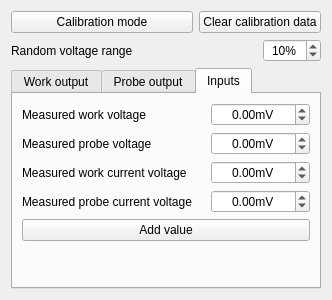
<?xml version="1.0" encoding="UTF-8"?>
<ui version="4.0">
 <class>CalibrationWnd</class>
 <widget class="QWidget" name="CalibrationWnd">
  <property name="geometry">
   <rect>
    <x>0</x>
    <y>0</y>
    <width>332</width>
    <height>300</height>
   </rect>
  </property>
  <property name="windowTitle">
   <string>Calibration</string>
  </property>
  <property name="locale">
   <locale language="C" country="AnyCountry"/>
  </property>
  <layout class="QVBoxLayout" name="verticalLayout_4">
   <item>
    <layout class="QHBoxLayout" name="horizontalLayout_2" stretch="2,0">
     <item>
      <widget class="QPushButton" name="mode">
       <property name="text">
        <string>Calibration mode</string>
       </property>
       <property name="checkable">
        <bool>true</bool>
       </property>
      </widget>
     </item>
     <item>
      <widget class="QPushButton" name="clear">
       <property name="text">
        <string>Clear calibration data</string>
       </property>
      </widget>
     </item>
    </layout>
   </item>
   <item>
    <layout class="QHBoxLayout" name="horizontalLayout">
     <item>
      <widget class="QLabel" name="label">
       <property name="text">
        <string>Random voltage range</string>
       </property>
      </widget>
     </item>
     <item>
      <spacer name="horizontalSpacer_7">
       <property name="orientation">
        <enum>Qt::Horizontal</enum>
       </property>
       <property name="sizeHint" stdset="0">
        <size>
         <width>40</width>
         <height>20</height>
        </size>
       </property>
      </spacer>
     </item>
     <item>
      <widget class="QSpinBox" name="voltRange">
       <property name="alignment">
        <set>Qt::AlignCenter</set>
       </property>
       <property name="suffix">
        <string>%</string>
       </property>
       <property name="minimum">
        <number>1</number>
       </property>
       <property name="maximum">
        <number>100</number>
       </property>
       <property name="singleStep">
        <number>10</number>
       </property>
       <property name="value">
        <number>10</number>
       </property>
      </widget>
     </item>
    </layout>
   </item>
   <item>
    <widget class="QTabWidget" name="panel">
     <property name="currentIndex">
      <number>2</number>
     </property>
     <widget class="QWidget" name="tab">
      <attribute name="title">
       <string notr="true">Work output</string>
      </attribute>
      <layout class="QVBoxLayout" name="verticalLayout">
       <item>
        <layout class="QHBoxLayout" name="horizontalLayout_3">
         <item>
          <widget class="QLabel" name="label_2">
           <property name="text">
            <string>Measured voltage value</string>
           </property>
          </widget>
         </item>
         <item>
          <spacer name="horizontalSpacer_6">
           <property name="orientation">
            <enum>Qt::Horizontal</enum>
           </property>
           <property name="sizeHint" stdset="0">
            <size>
             <width>40</width>
             <height>20</height>
            </size>
           </property>
          </spacer>
         </item>
         <item>
          <widget class="QDoubleSpinBox" name="voltDacWork">
           <property name="alignment">
            <set>Qt::AlignCenter</set>
           </property>
           <property name="suffix">
            <string>mV</string>
           </property>
           <property name="decimals">
            <number>2</number>
           </property>
           <property name="minimum">
            <double>-15000.000000000000000</double>
           </property>
           <property name="maximum">
            <double>15000.000000000000000</double>
           </property>
          </widget>
         </item>
        </layout>
       </item>
       <item>
        <widget class="QPushButton" name="addWorkVolt">
         <property name="text">
          <string>Add value</string>
         </property>
        </widget>
       </item>
       <item>
        <spacer name="verticalSpacer">
         <property name="orientation">
          <enum>Qt::Vertical</enum>
         </property>
         <property name="sizeHint" stdset="0">
          <size>
           <width>20</width>
           <height>11</height>
          </size>
         </property>
        </spacer>
       </item>
      </layout>
     </widget>
     <widget class="QWidget" name="tab_2">
      <attribute name="title">
       <string>Probe output</string>
      </attribute>
      <layout class="QVBoxLayout" name="verticalLayout_2">
       <item>
        <layout class="QHBoxLayout" name="horizontalLayout_4">
         <item>
          <widget class="QLabel" name="label_3">
           <property name="text">
            <string>Measured voltage value</string>
           </property>
          </widget>
         </item>
         <item>
          <spacer name="horizontalSpacer_5">
           <property name="orientation">
            <enum>Qt::Horizontal</enum>
           </property>
           <property name="sizeHint" stdset="0">
            <size>
             <width>40</width>
             <height>20</height>
            </size>
           </property>
          </spacer>
         </item>
         <item>
          <widget class="QDoubleSpinBox" name="voltDacProbe">
           <property name="alignment">
            <set>Qt::AlignCenter</set>
           </property>
           <property name="suffix">
            <string>mV</string>
           </property>
           <property name="decimals">
            <number>2</number>
           </property>
           <property name="minimum">
            <double>-15000.000000000000000</double>
           </property>
           <property name="maximum">
            <double>15000.000000000000000</double>
           </property>
          </widget>
         </item>
        </layout>
       </item>
       <item>
        <widget class="QPushButton" name="addProbeVolt">
         <property name="text">
          <string>Add value</string>
         </property>
        </widget>
       </item>
       <item>
        <spacer name="verticalSpacer_2">
         <property name="orientation">
          <enum>Qt::Vertical</enum>
         </property>
         <property name="sizeHint" stdset="0">
          <size>
           <width>20</width>
           <height>11</height>
          </size>
         </property>
        </spacer>
       </item>
      </layout>
     </widget>
     <widget class="QWidget" name="tab_3">
      <attribute name="title">
       <string>Inputs</string>
      </attribute>
      <layout class="QVBoxLayout" name="verticalLayout_3">
       <item>
        <layout class="QHBoxLayout" name="horizontalLayout_5">
         <item>
          <widget class="QLabel" name="label_4">
           <property name="text">
            <string>Measured work voltage</string>
           </property>
          </widget>
         </item>
         <item>
          <spacer name="horizontalSpacer">
           <property name="orientation">
            <enum>Qt::Horizontal</enum>
           </property>
           <property name="sizeHint" stdset="0">
            <size>
             <width>40</width>
             <height>20</height>
            </size>
           </property>
          </spacer>
         </item>
         <item>
          <widget class="QDoubleSpinBox" name="voltAdcWork">
           <property name="alignment">
            <set>Qt::AlignCenter</set>
           </property>
           <property name="suffix">
            <string>mV</string>
           </property>
           <property name="decimals">
            <number>2</number>
           </property>
           <property name="minimum">
            <double>-15000.000000000000000</double>
           </property>
           <property name="maximum">
            <double>15000.000000000000000</double>
           </property>
          </widget>
         </item>
        </layout>
       </item>
       <item>
        <layout class="QHBoxLayout" name="horizontalLayout_6">
         <item>
          <widget class="QLabel" name="label_5">
           <property name="text">
            <string>Measured probe voltage</string>
           </property>
          </widget>
         </item>
         <item>
          <spacer name="horizontalSpacer_2">
           <property name="orientation">
            <enum>Qt::Horizontal</enum>
           </property>
           <property name="sizeHint" stdset="0">
            <size>
             <width>40</width>
             <height>20</height>
            </size>
           </property>
          </spacer>
         </item>
         <item>
          <widget class="QDoubleSpinBox" name="voltAdcProbe">
           <property name="alignment">
            <set>Qt::AlignCenter</set>
           </property>
           <property name="suffix">
            <string>mV</string>
           </property>
           <property name="decimals">
            <number>2</number>
           </property>
           <property name="minimum">
            <double>-15000.000000000000000</double>
           </property>
           <property name="maximum">
            <double>15000.000000000000000</double>
           </property>
          </widget>
         </item>
        </layout>
       </item>
       <item>
        <layout class="QHBoxLayout" name="horizontalLayout_7">
         <item>
          <widget class="QLabel" name="label_6">
           <property name="text">
            <string>Measured work current voltage</string>
           </property>
          </widget>
         </item>
         <item>
          <spacer name="horizontalSpacer_3">
           <property name="orientation">
            <enum>Qt::Horizontal</enum>
           </property>
           <property name="sizeHint" stdset="0">
            <size>
             <width>40</width>
             <height>20</height>
            </size>
           </property>
          </spacer>
         </item>
         <item>
          <widget class="QDoubleSpinBox" name="currAdcWork">
           <property name="alignment">
            <set>Qt::AlignCenter</set>
           </property>
           <property name="suffix">
            <string>mV</string>
           </property>
           <property name="decimals">
            <number>2</number>
           </property>
           <property name="minimum">
            <double>-15000.000000000000000</double>
           </property>
           <property name="maximum">
            <double>15000.000000000000000</double>
           </property>
          </widget>
         </item>
        </layout>
       </item>
       <item>
        <layout class="QHBoxLayout" name="horizontalLayout_8">
         <item>
          <widget class="QLabel" name="label_7">
           <property name="text">
            <string>Measured probe current voltage</string>
           </property>
          </widget>
         </item>
         <item>
          <spacer name="horizontalSpacer_4">
           <property name="orientation">
            <enum>Qt::Horizontal</enum>
           </property>
           <property name="sizeHint" stdset="0">
            <size>
             <width>40</width>
             <height>20</height>
            </size>
           </property>
          </spacer>
         </item>
         <item>
          <widget class="QDoubleSpinBox" name="currAdcProbe">
           <property name="alignment">
            <set>Qt::AlignCenter</set>
           </property>
           <property name="suffix">
            <string>mV</string>
           </property>
           <property name="decimals">
            <number>2</number>
           </property>
           <property name="minimum">
            <double>-15000.000000000000000</double>
           </property>
           <property name="maximum">
            <double>15000.000000000000000</double>
           </property>
          </widget>
         </item>
        </layout>
       </item>
       <item>
        <widget class="QPushButton" name="addAdc">
         <property name="text">
          <string>Add value</string>
         </property>
        </widget>
       </item>
       <item>
        <spacer name="verticalSpacer_3">
         <property name="orientation">
          <enum>Qt::Vertical</enum>
         </property>
         <property name="sizeHint" stdset="0">
          <size>
           <width>20</width>
           <height>35</height>
          </size>
         </property>
        </spacer>
       </item>
      </layout>
     </widget>
    </widget>
   </item>
  </layout>
 </widget>
 <resources/>
 <connections/>
</ui>
